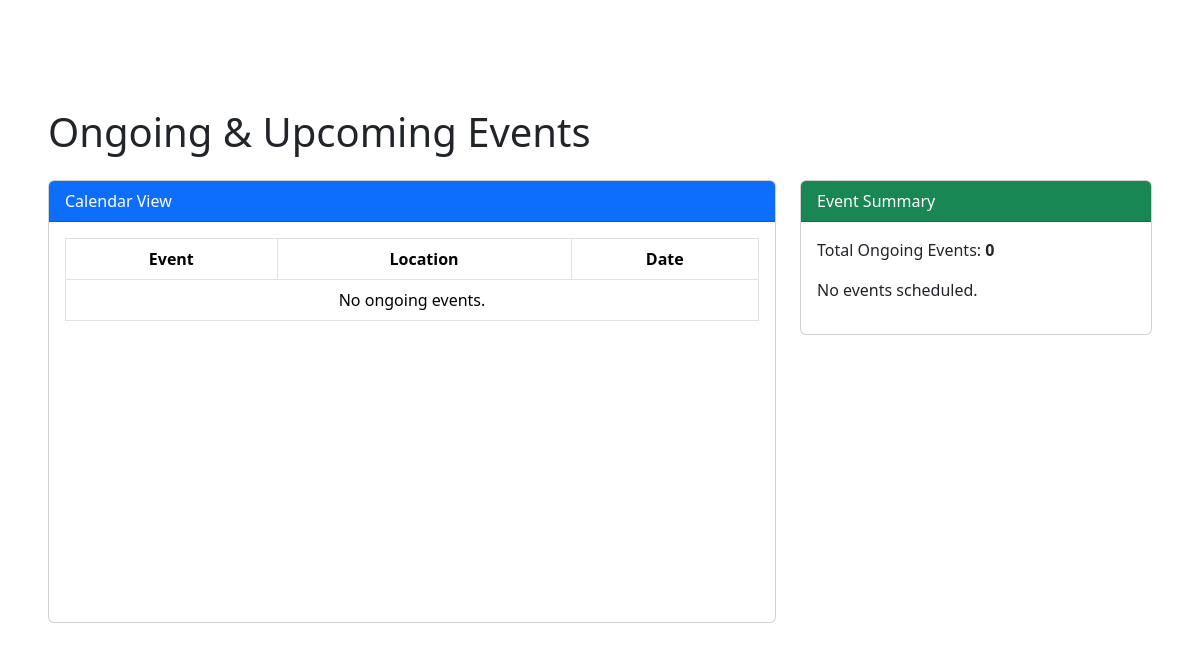
The page /pages/admin/events/events_calendar.php on the database as committed earlier.
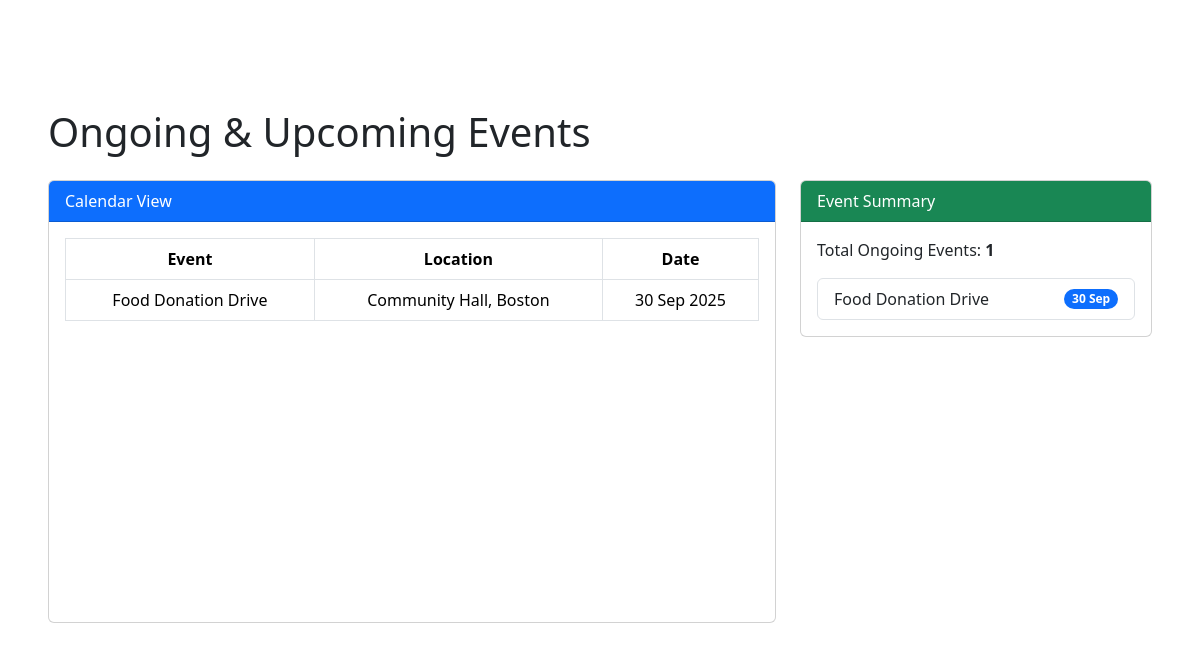
The same page on the database as committed later.
### tables this page shows
CREATE TABLE `events` (
  `id` int(11) NOT NULL,
  `name` varchar(255) NOT NULL,
  `location` varchar(255) DEFAULT NULL,
  `descriptons` varchar(255) NOT NULL,
  `date` timestamp NOT NULL DEFAULT current_timestamp() ON UPDATE current_timestamp(),
  `image_url` varchar(255) NOT NULL,
  `status` enum('Active','Inactive') NOT NULL DEFAULT 'Active'
);

### pages/admin/events/events_calendar.php (the view, shortened to what this page needs)
<?php
include('config.php');
$today = date('Y-m-d');
$sql = "SELECT * FROM events WHERE date >= '$today' ORDER BY date ASC";
$result = $dms->query($sql);
$events = [];
if ($result) {
    while ($row = $result->fetch_assoc()) {
        $events[] = $row;
    }
}
?>
<!DOCTYPE html>
<html lang="en">
<head>
<link href="https://cdn.jsdelivr.net/npm/bootstrap@5.3.3/dist/css/bootstrap.min.css" rel="stylesheet">
<link href="https://cdnjs.cloudflare.com/ajax/libs/font-awesome/6.5.2/css/all.min.css" rel="stylesheet">
</head>
<body>
<div class="container-fluid p-5">
    <h1 class="mb-4">Ongoing & Upcoming Events</h1>
    <div class="row">
        <div class="col-lg-8">
            <div class="card mb-4">
                <div class="card-header bg-primary text-white">
                    Calendar View
                </div>
                <div class="card-body card-calendar">
                    <table class="table table-bordered text-center">
                        <thead>
                            <tr>
                                <th>Event</th>
                                <th>Location</th>
                                <th>Date</th>
                            </tr>
                        </thead>
                        <tbody>
                        <?php if (!empty($events)) : ?>
                            <?php foreach ($events as $event) : ?>
                                <tr>
                                    <td><?= htmlspecialchars($event['name']) ?></td>
                                    <td><?= htmlspecialchars($event['location']) ?></td>
                                    <td><?= date('d M Y', strtotime($event['date'])) ?></td>
                                </tr>
                            <?php endforeach; ?>
                        <?php else: ?>
                            <tr><td colspan="3">No ongoing events.</td></tr>
                        <?php endif; ?>
                        </tbody>
                    </table>
                </div>
            </div>
        </div>
        <div class="col-lg-4">
            <div class="card mb-4">
                <div class="card-header bg-success text-white">Event Summary</div>
                <div class="card-body">
                    <p>Total Ongoing Events: <strong><?= count($events) ?></strong></p>
                    <?php if (!empty($events)) : ?>
                        <ul class="list-group">
                        <?php foreach ($events as $event) : ?>
                            <li class="list-group-item d-flex justify-content-between align-items-center">
                                <?= htmlspecialchars($event['name']) ?>
                                <span class="badge bg-primary rounded-pill"><?= date('d M', strtotime($event['date'])) ?></span>
                            </li>
                        <?php endforeach; ?>
                        </ul>
                    <?php else: ?>
                        <p>No events scheduled.</p>
                    <?php endif; ?>
                </div>
            </div>
        </div>
    </div>
</div>
</body>
</html>

Rows that differ between the two databases and show on the page:
now on this page (row edited): events: name "Food Donation Drive", location "Community Hall, Boston", date "30 Sep 2025", date "30 Sep"
Other text that changed with them:
count($events): "0" → "1"
text no longer shown: "No ongoing events. No events scheduled."
